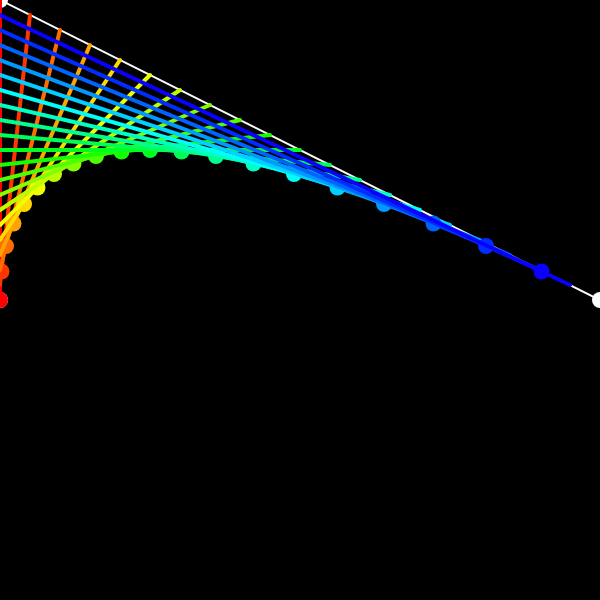
Frame 1 (no input)
Frame 60 (no input): identical to frame 1, image omitted
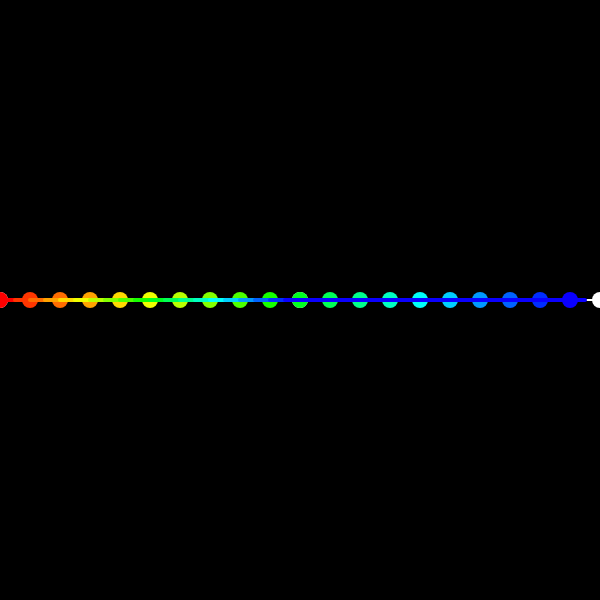
Frame 120 (the mouse pressed at the canvas centre since frame 60)

The p5.js sketch that drew these frames (run headless with seeded random() and noise() and a simulated clock; from frame 60 on, the mouse is pressed at the canvas centre):

// p5.js sketch
// ── sketch.js
let p0, p1, p2;

function setup() {
  createCanvas(600, 600);
  colorMode(HSB);
  p0 = createVector(0, 300);
  p1 = createVector(300, 0);
  p2 = createVector(600, 300);
}

function draw() {
  background(0);
  p1.x = mouseX;
  p1.y = mouseY;

  stroke(255);
  strokeWeight(2);
  line(p0.x, p0.y, p1.x, p1.y);
  line(p1.x, p1.y, p2.x, p2.y);

  strokeWeight(16);
  point(p0.x, p0.y);
  point(p1.x, p1.y);
  point(p2.x, p2.y);

  for (let t = 0; t <= 1; t += 0.05) {
    let h = map(t, 0, 1, 0, 255);
    stroke(h, 255, 255);

    let v1 = p5.Vector.lerp(p0, p1, t);
    let v2 = p5.Vector.lerp(p1, p2, t);

    strokeWeight(4);
    line(v1.x, v1.y, v2.x, v2.y);

    let v3 = p5.Vector.lerp(v1, v2, t);
    strokeWeight(16);
    point(v3.x, v3.y);
  }
}
